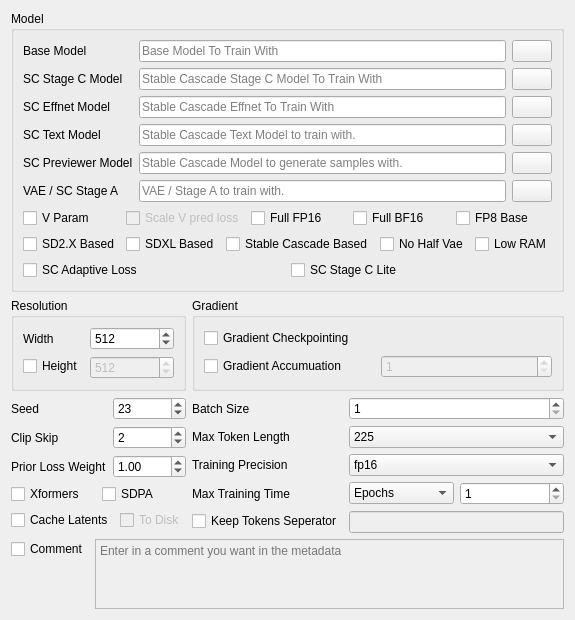
<?xml version="1.0" encoding="UTF-8"?>
<ui version="4.0">
 <class>base_args_ui</class>
 <widget class="QWidget" name="base_args_ui">
  <property name="geometry">
   <rect>
    <x>0</x>
    <y>0</y>
    <width>553</width>
    <height>518</height>
   </rect>
  </property>
  <property name="windowTitle">
   <string>Form</string>
  </property>
  <layout class="QGridLayout" name="gridLayout_3">
   <item row="5" column="1">
    <layout class="QFormLayout" name="formLayout_6">
     <item row="0" column="0">
      <widget class="QLabel" name="label_7">
       <property name="text">
        <string>Seed</string>
       </property>
      </widget>
     </item>
     <item row="0" column="1">
      <widget class="SpinBox" name="seed_input">
       <property name="focusPolicy">
        <enum>Qt::StrongFocus</enum>
       </property>
       <property name="toolTip">
        <string>&lt;html&gt;&lt;head/&gt;&lt;body&gt;&lt;p&gt;The seed that is used for the randomization, it also serves as the &amp;quot;reproducable seed&amp;quot; which you can use to see how close it is to the original.&lt;/p&gt;&lt;/body&gt;&lt;/html&gt;</string>
       </property>
       <property name="minimum">
        <number>0</number>
       </property>
       <property name="maximum">
        <number>16777215</number>
       </property>
       <property name="value">
        <number>23</number>
       </property>
      </widget>
     </item>
     <item row="1" column="0">
      <widget class="QLabel" name="label_9">
       <property name="text">
        <string>Clip Skip</string>
       </property>
      </widget>
     </item>
     <item row="1" column="1">
      <widget class="SpinBox" name="clip_skip_input">
       <property name="focusPolicy">
        <enum>Qt::StrongFocus</enum>
       </property>
       <property name="toolTip">
        <string>&lt;html&gt;&lt;head/&gt;&lt;body&gt;&lt;p&gt;clip skip is how many layers get skipped in training, anime models were trained at clip skip 2 so I suggest you follow that, SD proper was trained at 1.&lt;/p&gt;&lt;/body&gt;&lt;/html&gt;</string>
       </property>
       <property name="minimum">
        <number>1</number>
       </property>
       <property name="value">
        <number>2</number>
       </property>
      </widget>
     </item>
     <item row="2" column="0">
      <widget class="QLabel" name="label_10">
       <property name="text">
        <string>Prior Loss Weight</string>
       </property>
      </widget>
     </item>
     <item row="2" column="1">
      <widget class="DoubleSpinBox" name="loss_weight_input">
       <property name="focusPolicy">
        <enum>Qt::StrongFocus</enum>
       </property>
       <property name="toolTip">
        <string>&lt;html&gt;&lt;head/&gt;&lt;body&gt;&lt;p&gt;Prior loss weight is a parameter in machine learning that affects how well a model can reproduce images.&lt;/p&gt;&lt;/body&gt;&lt;/html&gt;</string>
       </property>
       <property name="minimum">
        <double>0.010000000000000</double>
       </property>
       <property name="singleStep">
        <double>0.010000000000000</double>
       </property>
       <property name="value">
        <double>1.000000000000000</double>
       </property>
      </widget>
     </item>
     <item row="4" column="0" colspan="2">
      <layout class="QHBoxLayout" name="horizontalLayout_5">
       <item>
        <widget class="QCheckBox" name="cache_latents_enable">
         <property name="toolTip">
          <string>&lt;html&gt;&lt;head/&gt;&lt;body&gt;&lt;p&gt;Caching latents is a way to prevent vram spikes and slightly speed up training time, clashes with color aug, and random crop.&lt;/p&gt;&lt;/body&gt;&lt;/html&gt;</string>
         </property>
         <property name="text">
          <string>Cache Latents</string>
         </property>
        </widget>
       </item>
       <item>
        <widget class="QCheckBox" name="cache_latents_to_disk_enable">
         <property name="enabled">
          <bool>false</bool>
         </property>
         <property name="toolTip">
          <string>&lt;html&gt;&lt;head/&gt;&lt;body&gt;&lt;p&gt;Caches the latents to disk, slower, but saves a small bit of vram.&lt;/p&gt;&lt;/body&gt;&lt;/html&gt;</string>
         </property>
         <property name="text">
          <string>To Disk</string>
         </property>
        </widget>
       </item>
      </layout>
     </item>
     <item row="3" column="0" colspan="2">
      <layout class="QHBoxLayout" name="horizontalLayout_7">
       <item>
        <widget class="QCheckBox" name="xformers_enable">
         <property name="enabled">
          <bool>true</bool>
         </property>
         <property name="toolTip">
          <string>&lt;html&gt;&lt;head/&gt;&lt;body&gt;&lt;p&gt;A memory optimization, most can use this, AMD and reportedly, some linux devices can't.&lt;/p&gt;&lt;/body&gt;&lt;/html&gt;</string>
         </property>
         <property name="text">
          <string>Xformers</string>
         </property>
         <property name="checked">
          <bool>false</bool>
         </property>
        </widget>
       </item>
       <item>
        <widget class="QCheckBox" name="sdpa_enable">
         <property name="text">
          <string>SDPA</string>
         </property>
        </widget>
       </item>
      </layout>
     </item>
    </layout>
   </item>
   <item row="4" column="1">
    <widget class="QGroupBox" name="resolution_box">
     <property name="title">
      <string>Resolution</string>
     </property>
     <layout class="QFormLayout" name="formLayout">
      <item row="0" column="0">
       <widget class="QLabel" name="label">
        <property name="text">
         <string>Width</string>
        </property>
       </widget>
      </item>
      <item row="0" column="1">
       <widget class="SpinBox" name="width_input">
        <property name="focusPolicy">
         <enum>Qt::StrongFocus</enum>
        </property>
        <property name="toolTip">
         <string>&lt;html&gt;&lt;head/&gt;&lt;body&gt;&lt;p&gt;Defines the resolution width, or if height isn't selected, both width and height.&lt;/p&gt;&lt;/body&gt;&lt;/html&gt;</string>
        </property>
        <property name="minimum">
         <number>1</number>
        </property>
        <property name="maximum">
         <number>16777215</number>
        </property>
        <property name="value">
         <number>512</number>
        </property>
       </widget>
      </item>
      <item row="1" column="1">
       <widget class="SpinBox" name="height_input">
        <property name="enabled">
         <bool>false</bool>
        </property>
        <property name="focusPolicy">
         <enum>Qt::StrongFocus</enum>
        </property>
        <property name="toolTip">
         <string>&lt;html&gt;&lt;head/&gt;&lt;body&gt;&lt;p&gt;Defines the height of the training resolution, so that you can have non square resolutions.&lt;/p&gt;&lt;/body&gt;&lt;/html&gt;</string>
        </property>
        <property name="minimum">
         <number>1</number>
        </property>
        <property name="maximum">
         <number>16777215</number>
        </property>
        <property name="value">
         <number>512</number>
        </property>
       </widget>
      </item>
      <item row="1" column="0">
       <widget class="QCheckBox" name="height_enable">
        <property name="text">
         <string>Height</string>
        </property>
       </widget>
      </item>
     </layout>
    </widget>
   </item>
   <item row="5" column="2">
    <layout class="QFormLayout" name="formLayout_5">
     <item row="0" column="0">
      <widget class="QLabel" name="label_3">
       <property name="text">
        <string>Batch Size</string>
       </property>
      </widget>
     </item>
     <item row="0" column="1">
      <widget class="SpinBox" name="batch_size_input">
       <property name="focusPolicy">
        <enum>Qt::StrongFocus</enum>
       </property>
       <property name="toolTip">
        <string>&lt;html&gt;&lt;head/&gt;&lt;body&gt;&lt;p&gt;How many images that get processed per step, I usually set this to 2.&lt;/p&gt;&lt;/body&gt;&lt;/html&gt;</string>
       </property>
       <property name="minimum">
        <number>1</number>
       </property>
      </widget>
     </item>
     <item row="1" column="0">
      <widget class="QLabel" name="label_2">
       <property name="text">
        <string>Max Token Length</string>
       </property>
      </widget>
     </item>
     <item row="1" column="1">
      <widget class="ComboBox" name="max_token_selector">
       <property name="focusPolicy">
        <enum>Qt::StrongFocus</enum>
       </property>
       <property name="toolTip">
        <string>&lt;html&gt;&lt;head/&gt;&lt;body&gt;&lt;p&gt;The max token length for captions, or the txt files included in the image folders.&lt;/p&gt;&lt;/body&gt;&lt;/html&gt;</string>
       </property>
       <item>
        <property name="text">
         <string>225</string>
        </property>
       </item>
       <item>
        <property name="text">
         <string>150</string>
        </property>
       </item>
       <item>
        <property name="text">
         <string>75</string>
        </property>
       </item>
      </widget>
     </item>
     <item row="2" column="0">
      <widget class="QLabel" name="label_5">
       <property name="text">
        <string>Training Precision</string>
       </property>
      </widget>
     </item>
     <item row="2" column="1">
      <widget class="ComboBox" name="mixed_precision_selector">
       <property name="focusPolicy">
        <enum>Qt::StrongFocus</enum>
       </property>
       <property name="toolTip">
        <string>&lt;html&gt;&lt;head/&gt;&lt;body&gt;&lt;p&gt;I suggest bf16 if you have a 30x0 or higher graphics card, but fp16 works as well, float hasn't proven to have a sizable improvement, especially with the extra vram requirement.&lt;/p&gt;&lt;/body&gt;&lt;/html&gt;</string>
       </property>
       <item>
        <property name="text">
         <string>fp16</string>
        </property>
       </item>
       <item>
        <property name="text">
         <string>bf16</string>
        </property>
       </item>
       <item>
        <property name="text">
         <string>float</string>
        </property>
       </item>
      </widget>
     </item>
     <item row="3" column="0">
      <widget class="QLabel" name="label_6">
       <property name="text">
        <string>Max Training Time</string>
       </property>
      </widget>
     </item>
     <item row="3" column="1">
      <layout class="QHBoxLayout" name="horizontalLayout_3">
       <item>
        <widget class="ComboBox" name="max_train_selector">
         <property name="focusPolicy">
          <enum>Qt::StrongFocus</enum>
         </property>
         <item>
          <property name="text">
           <string>Epochs</string>
          </property>
         </item>
         <item>
          <property name="text">
           <string>Steps</string>
          </property>
         </item>
        </widget>
       </item>
       <item>
        <widget class="SpinBox" name="max_train_input">
         <property name="focusPolicy">
          <enum>Qt::StrongFocus</enum>
         </property>
         <property name="toolTip">
          <string>&lt;html&gt;&lt;head/&gt;&lt;body&gt;&lt;p&gt;This is the maximum amount of steps or epochs, use whichever you find more comfortable using, I personally use steps.&lt;/p&gt;&lt;/body&gt;&lt;/html&gt;</string>
         </property>
         <property name="minimum">
          <number>1</number>
         </property>
         <property name="maximum">
          <number>16777215</number>
         </property>
        </widget>
       </item>
      </layout>
     </item>
     <item row="4" column="0">
      <widget class="QCheckBox" name="keep_tokens_seperator_enable">
       <property name="text">
        <string>Keep Tokens Seperator</string>
       </property>
      </widget>
     </item>
     <item row="4" column="1">
      <widget class="LineEditWithHighlight" name="keep_tokens_seperator_input">
       <property name="enabled">
        <bool>false</bool>
       </property>
      </widget>
     </item>
    </layout>
   </item>
   <item row="4" column="2">
    <widget class="QGroupBox" name="groupBox">
     <property name="title">
      <string>Gradient</string>
     </property>
     <layout class="QHBoxLayout" name="horizontalLayout_8">
      <item>
       <layout class="QGridLayout" name="gridLayout">
        <item row="1" column="0">
         <widget class="QCheckBox" name="grad_accumulation_enable">
          <property name="toolTip">
           <string>&lt;html&gt;&lt;head/&gt;&lt;body&gt;&lt;p&gt;Gradient Accumulation effectively takes your batch size, and then multiplies it by the number listed here. This allows you to simulate having a larger batch size then you have vram, however it is slower.&lt;/p&gt;&lt;/body&gt;&lt;/html&gt;</string>
          </property>
          <property name="text">
           <string>Gradient Accumuation</string>
          </property>
         </widget>
        </item>
        <item row="1" column="1">
         <widget class="SpinBox" name="grad_accumulation_input">
          <property name="enabled">
           <bool>false</bool>
          </property>
          <property name="focusPolicy">
           <enum>Qt::StrongFocus</enum>
          </property>
          <property name="toolTip">
           <string>&lt;html&gt;&lt;head/&gt;&lt;body&gt;&lt;p&gt;Gradient Accumulation effectively takes your batch size, and then multiplies it by the number listed here. This allows you to simulate having a larger batch size then you have vram, however it is slower.&lt;/p&gt;&lt;/body&gt;&lt;/html&gt;</string>
          </property>
          <property name="minimum">
           <number>1</number>
          </property>
         </widget>
        </item>
        <item row="0" column="0" colspan="2">
         <widget class="QCheckBox" name="grad_checkpointing_enable">
          <property name="toolTip">
           <string>&lt;html&gt;&lt;head/&gt;&lt;body&gt;&lt;p&gt;Gradient checkpointing is a trick to reduce vram usage. Do note that this also cuts your performance by about 30% on average&lt;/p&gt;&lt;/body&gt;&lt;/html&gt;</string>
          </property>
          <property name="text">
           <string>Gradient Checkpointing</string>
          </property>
         </widget>
        </item>
       </layout>
      </item>
     </layout>
    </widget>
   </item>
   <item row="3" column="1" colspan="2">
    <widget class="QGroupBox" name="base_model_box">
     <property name="sizePolicy">
      <sizepolicy hsizetype="Preferred" vsizetype="Fixed">
       <horstretch>0</horstretch>
       <verstretch>0</verstretch>
      </sizepolicy>
     </property>
     <property name="title">
      <string>Model</string>
     </property>
     <layout class="QFormLayout" name="formLayout_3">
      <item row="0" column="0">
       <widget class="QLabel" name="label_4">
        <property name="text">
         <string>Base Model</string>
        </property>
       </widget>
      </item>
      <item row="0" column="1">
       <layout class="QHBoxLayout" name="horizontalLayout">
        <item>
         <widget class="DragDropLineEdit" name="base_model_input">
          <property name="toolTip">
           <string>&lt;html&gt;&lt;head/&gt;&lt;body&gt;&lt;p&gt;The full model to train with, if you are training anime for SD 1.5, I personally suggest NAI.&lt;/p&gt;&lt;/body&gt;&lt;/html&gt;</string>
          </property>
          <property name="placeholderText">
           <string>Base Model To Train With</string>
          </property>
         </widget>
        </item>
        <item>
         <widget class="QPushButton" name="base_model_selector">
          <property name="text">
           <string/>
          </property>
         </widget>
        </item>
       </layout>
      </item>

      <item row="1" column="0">
       <widget class="QLabel" name="scStageCModelLabel">
        <property name="text">
         <string>SC Stage C Model</string>
        </property>
       </widget>
      </item>
      <item row="1" column="1">
       <layout class="QHBoxLayout" name="scStageCModelHorizontalLayout">
        <item>
         <widget class="DragDropLineEdit" name="sc_stage_c_model_input">
          <property name="toolTip">
           <string>&lt;html&gt;&lt;head/&gt;&lt;body&gt;&lt;p&gt;The Stable Cascade Stage C model to train with.&lt;/p&gt;&lt;/body&gt;&lt;/html&gt;</string>
          </property>
          <property name="placeholderText">
           <string>Stable Cascade Stage C Model To Train With</string>
          </property>
         </widget>
        </item>
        <item>
         <widget class="QPushButton" name="sc_stage_c_model_selector">
          <property name="text">
           <string/>
          </property>
         </widget>
        </item>
       </layout>
      </item>

      <item row="2" column="0">
       <widget class="QLabel" name="scEffnetModelLabel">
        <property name="text">
         <string>SC Effnet Model</string>
        </property>
       </widget>
      </item>
      <item row="2" column="1">
       <layout class="QHBoxLayout" name="scEffnetModelHorizontalLayout">
        <item>
         <widget class="DragDropLineEdit" name="sc_effnet_model_input">
          <property name="toolTip">
           <string>&lt;html&gt;&lt;head/&gt;&lt;body&gt;&lt;p&gt;The Stable Cascade Effnet model to train with.&lt;/p&gt;&lt;/body&gt;&lt;/html&gt;</string>
          </property>
          <property name="placeholderText">
           <string>Stable Cascade Effnet To Train With</string>
          </property>
         </widget>
        </item>
        <item>
         <widget class="QPushButton" name="sc_effnet_model_selector">
          <property name="text">
           <string/>
          </property>
         </widget>
        </item>
       </layout>
      </item>

      <item row="3" column="0">
       <widget class="QLabel" name="scTextModelLabel">
        <property name="text">
         <string>SC Text Model</string>
        </property>
       </widget>
      </item>
      <item row="3" column="1">
       <layout class="QHBoxLayout" name="scTextModelHorizontalLayout">
        <item>
         <widget class="DragDropLineEdit" name="sc_text_model_input">
          <property name="toolTip">
           <string>&lt;html&gt;&lt;head/&gt;&lt;body&gt;&lt;p&gt;The Stable Cascade Text Model to train with.&lt;/p&gt;&lt;/body&gt;&lt;/html&gt;</string>
          </property>
          <property name="placeholderText">
           <string>Stable Cascade Text Model to train with.</string>
          </property>
         </widget>
        </item>
        <item>
         <widget class="QPushButton" name="sc_text_model_selector">
          <property name="text">
           <string/>
          </property>
         </widget>
        </item>
       </layout>
      </item>

      <item row="4" column="0">
       <widget class="QLabel" name="scPreviewerModelLabel">
        <property name="text">
         <string>SC Previewer Model</string>
        </property>
       </widget>
      </item>
      <item row="4" column="1">
       <layout class="QHBoxLayout" name="scPreviewerModelHorizontalLayout">
        <item>
         <widget class="DragDropLineEdit" name="sc_previewer_model_input">
          <property name="toolTip">
           <string>&lt;html&gt;&lt;head/&gt;&lt;body&gt;&lt;p&gt;The Stable Cascade Model to generate samples with.&lt;/p&gt;&lt;/body&gt;&lt;/html&gt;</string>
          </property>
          <property name="placeholderText">
           <string>Stable Cascade Model to generate samples with.</string>
          </property>
         </widget>
        </item>
        <item>
         <widget class="QPushButton" name="sc_previewer_model_selector">
          <property name="text">
           <string/>
          </property>
         </widget>
        </item>
       </layout>
      </item>

      <item row="6" column="0" colspan="2">
       <layout class="QHBoxLayout" name="horizontalLayout_6">
        <item>
         <widget class="QCheckBox" name="v_param_enable">
          <property name="enabled">
           <bool>true</bool>
          </property>
          <property name="toolTip">
           <string>&lt;html&gt;&lt;head/&gt;&lt;body&gt;&lt;p&gt;Select this if your model uses the SD2.x 768x model, such as WD1.5.&lt;/p&gt;&lt;/body&gt;&lt;/html&gt;</string>
          </property>
          <property name="text">
           <string>V Param</string>
          </property>
         </widget>
        </item>
        <item>
         <widget class="QCheckBox" name="v_pred_enable">
          <property name="enabled">
           <bool>false</bool>
          </property>
          <property name="text">
           <string>Scale V pred loss</string>
          </property>
         </widget>
        </item>
        <item>
         <widget class="QCheckBox" name="FP16_enable">
          <property name="toolTip">
           <string>&lt;html&gt;&lt;head/&gt;&lt;body&gt;&lt;p&gt;Allows training on full fp16, not compatable with full bf16 or training precision&lt;/p&gt;&lt;/body&gt;&lt;/html&gt;</string>
          </property>
          <property name="text">
           <string>Full FP16</string>
          </property>
         </widget>
        </item>
        <item>
         <widget class="QCheckBox" name="BF16_enable">
          <property name="toolTip">
           <string>&lt;html&gt;&lt;head/&gt;&lt;body&gt;&lt;p&gt;Train in full BF16. Requires a higher bitsandbytes than 0.35.0 which is seemingly the best we have on windows, so this is disabled on windows regardless. not compatable with full fp16 or training precision&lt;/p&gt;&lt;/body&gt;&lt;/html&gt;</string>
          </property>
          <property name="text">
           <string>Full BF16</string>
          </property>
         </widget>
        </item>
        <item>
         <widget class="QCheckBox" name="FP8_enable">
          <property name="text">
           <string>FP8 Base</string>
          </property>
         </widget>
        </item>
       </layout>
      </item>
      <item row="7" column="0" colspan="2">
       <layout class="QHBoxLayout" name="horizontalLayout_2">
        <item>
         <widget class="QCheckBox" name="v2_enable">
          <property name="toolTip">
           <string>&lt;html&gt;&lt;head/&gt;&lt;body&gt;&lt;p&gt;Select this if you are using an SD2.x based model, such as WD1.5.&lt;/p&gt;&lt;/body&gt;&lt;/html&gt;</string>
          </property>
          <property name="text">
           <string>SD2.X Based</string>
          </property>
         </widget>
        </item>
        <item>
         <widget class="QCheckBox" name="sdxl_enable">
          <property name="text">
           <string>SDXL Based</string>
          </property>
         </widget>
        </item>
        <item>
         <widget class="QCheckBox" name="stable_cascade_enable">
          <property name="text">
           <string>Stable Cascade Based</string>
          </property>
         </widget>
        </item>
        <item>
         <widget class="QCheckBox" name="no_half_vae_enable">
          <property name="text">
           <string>No Half Vae</string>
          </property>
         </widget>
        </item>
        <item>
         <widget class="QCheckBox" name="low_ram_enable">
          <property name="text">
           <string>Low RAM</string>
          </property>
         </widget>
        </item>
       </layout>
      </item>
      <item row="8" column="0" colspan="2">
       <layout class="QHBoxLayout" name="modelOptionsHorizontalLayout_3">
        <item>
         <widget class="QCheckBox" name="sc_adaptive_loss_enable">
          <property name="toolTip">
           <string>&lt;html&gt;&lt;head/&gt;&lt;body&gt;&lt;p&gt;For Stable Cascade only, if specified, use adaptive loss weight. If not, use P2 loss weight. The official settings use Adaptive Loss Weight.&lt;/p&gt;&lt;/body&gt;&lt;/html&gt;</string>
          </property>
          <property name="text">
           <string>SC Adaptive Loss</string>
          </property>
         </widget>
        </item>
        <item>
         <widget class="QCheckBox" name="sc_stage_c_lite_enable">
          <property name="toolTip">
           <string>&lt;html&gt;&lt;head/&gt;&lt;body&gt;&lt;p&gt;For Stable Cascade only, set if using lite / 1B stage c.&lt;/p&gt;&lt;/body&gt;&lt;/html&gt;</string>
          </property>
          <property name="text">
           <string>SC Stage C Lite</string>
          </property>
         </widget>
        </item>
       </layout>
      </item>
      <item row="5" column="0">
       <widget class="QLabel" name="label_11">
        <property name="text">
         <string>VAE / SC Stage A</string>
        </property>
       </widget>
      </item>
      <item row="5" column="1">
       <layout class="QHBoxLayout" name="horizontalLayout_4">
        <item>
         <widget class="DragDropLineEdit" name="vae_input">
          <property name="toolTip">
           <string>&lt;html&gt;&lt;head/&gt;&lt;body&gt;&lt;p&gt;Seperate VAE or SC Stage A to use during training.&lt;/p&gt;&lt;/body&gt;&lt;/html&gt;</string>
          </property>
          <property name="placeholderText">
           <string>VAE / Stage A to train with.</string>
          </property>
         </widget>
        </item>
        <item>
         <widget class="QPushButton" name="vae_selector">
          <property name="text">
           <string/>
          </property>
         </widget>
        </item>
       </layout>
      </item>
     </layout>
    </widget>
   </item>
   <item row="6" column="1" colspan="2">
    <layout class="QFormLayout" name="formLayout_2">
     <item row="0" column="0">
      <widget class="QCheckBox" name="comment_enable">
       <property name="text">
        <string>Comment</string>
       </property>
      </widget>
     </item>
     <item row="0" column="1">
      <widget class="QTextEdit" name="comment_input">
       <property name="enabled">
        <bool>false</bool>
       </property>
       <property name="toolTip">
        <string>&lt;html&gt;&lt;head/&gt;&lt;body&gt;&lt;p&gt;Comment that gets put into the metadata&lt;/p&gt;&lt;/body&gt;&lt;/html&gt;</string>
       </property>
       <property name="placeholderText">
        <string>Enter in a comment you want in the metadata</string>
       </property>
      </widget>
     </item>
    </layout>
   </item>
  </layout>
 </widget>
 <customwidgets>
  <customwidget>
   <class>SpinBox</class>
   <extends>QSpinBox</extends>
   <header>modules.ScrollOnSelect.h</header>
  </customwidget>
  <customwidget>
   <class>ComboBox</class>
   <extends>QComboBox</extends>
   <header>modules.ScrollOnSelect.h</header>
  </customwidget>
  <customwidget>
   <class>DoubleSpinBox</class>
   <extends>QDoubleSpinBox</extends>
   <header>modules.ScrollOnSelect.h</header>
  </customwidget>
  <customwidget>
   <class>DragDropLineEdit</class>
   <extends>QLineEdit</extends>
   <header>modules.DragDropLineEdit.h</header>
  </customwidget>
  <customwidget>
   <class>LineEditWithHighlight</class>
   <extends>QLineEdit</extends>
   <header>modules.LineEditHighlight.h</header>
  </customwidget>
 </customwidgets>
 <resources/>
 <connections/>
</ui>
